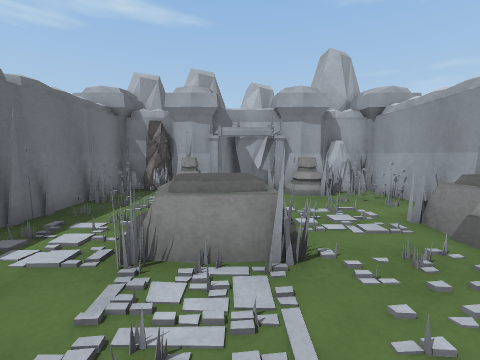
View 1 (above)

12 first-person views from a walk through a 3-D level made in the Unity game engine. The camera is 1.3 m above the floor, tilts 6° down and sees 90° across. The floor is counted in squares, 1 m on a side. Each view is taken from the middle of a square. On the plan, view 1 faces up. The plan holds only what a view shows up to about 12 squares ahead; the rest is blank. The place goes on beyond the plan. Some surface patterns are stand-ins.

View 2
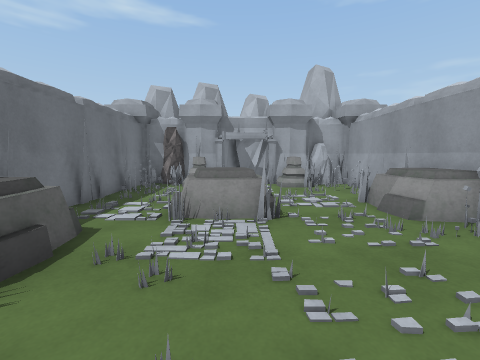

View 3
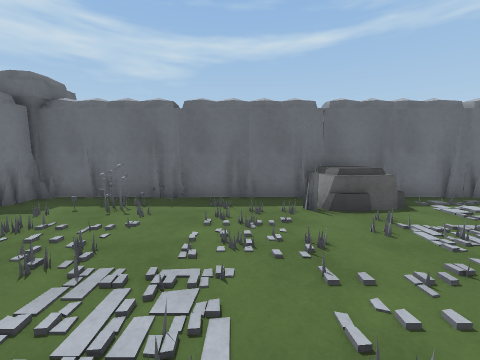

View 4
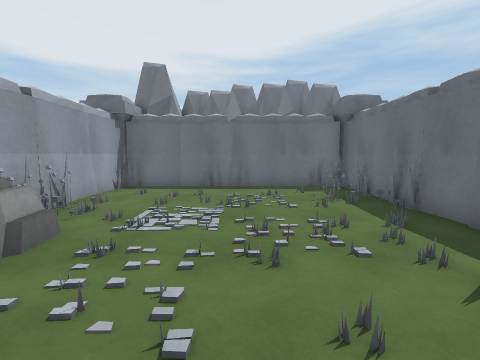

View 5
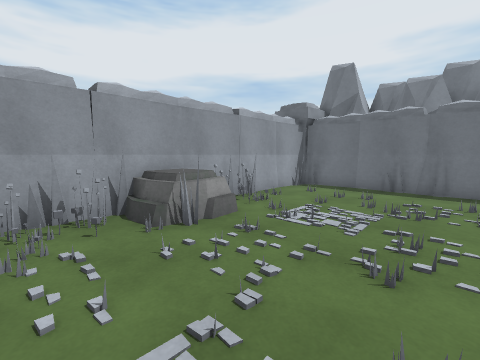

View 6
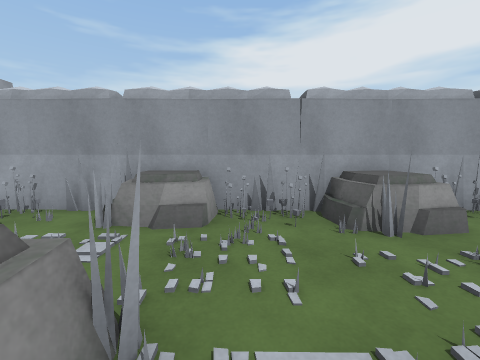

View 7
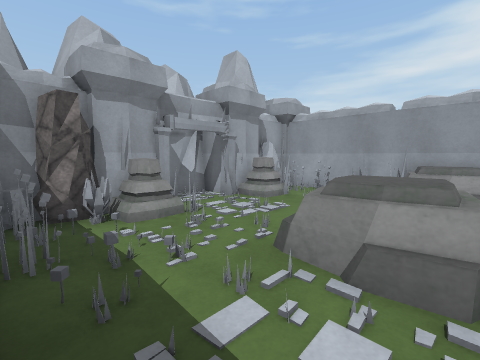

View 8
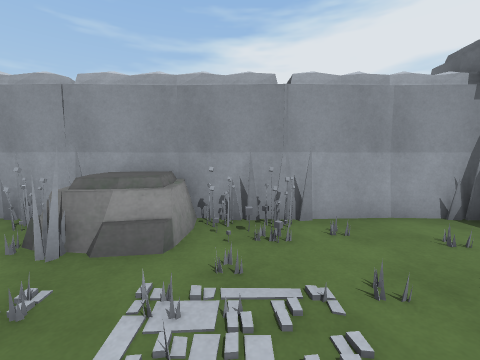

View 9
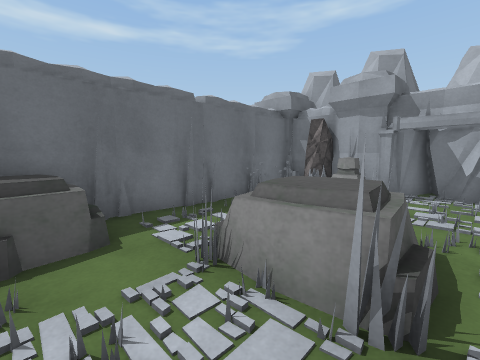

View 10
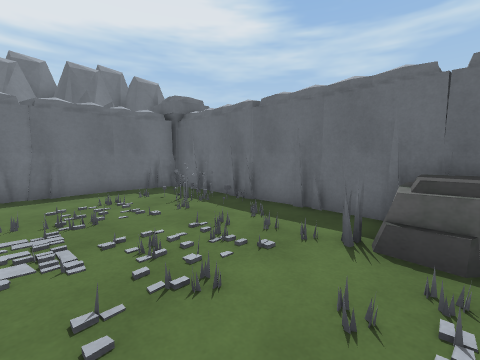

View 11
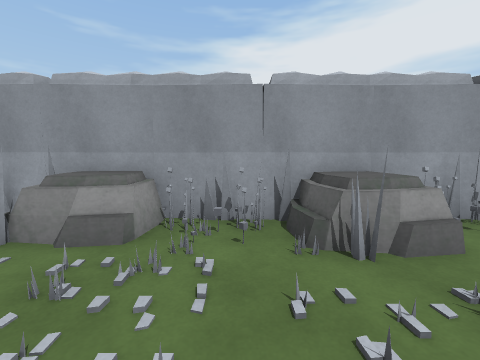

View 12
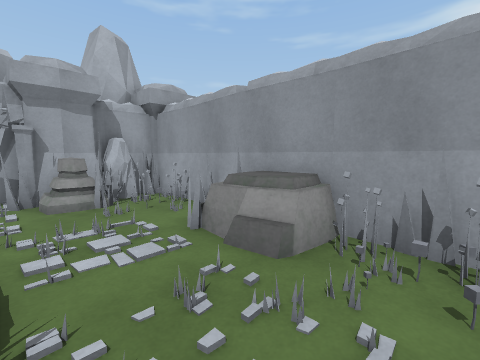

### Floor plan
Key: @ floor where view 1 was taken; # wall or solid block; . main floor; : floor 0.25 m higher than the main floor; / step, stairs or slope; R rock; O other object.
Columns run from 6 left of view 1 to 6 right of it. Each row starts with its distance up from view 1.
 10 O  OOOOO#OO O
  9 O#OR##OOO#O#O
  8 O#ORRO  RRO#O
  7 OOO/.......OO
  6 O#O//......#O
  5  #O..:....OOO
  4  #O..RRR..RRO
  3  #...RRO..RR
  2  OOO......O#O
  1  OOO......O#
  0  ORR..@..RR#O
 -1  #O......RRRO
 -2  #O.......R#O
 -3  #O.......O#
 -4  #O.......O#O
 -5  #OO.......#O
 -6  OO........ O
 -7  #O........#O
 -8 O#####O##O##O
 -9 O     O     O
-10 OO         OO

Where each view was taken, in squares from view 1:
view 1: 0 up, 0 right, facing up
view 2: 2 down, 0 right, facing up
view 3: 2 down, 3 right, facing left
view 4: 2 up, 0 right, facing down
view 5: 2 up, 1 left, facing down-right
view 6: 2 up, 1 left, facing right
view 7: 3 up, 4 left, facing up-right
view 8: 3 down, 0 right, facing right
view 9: 1 up, 1 right, facing up-left
view 10: 1 up, 1 right, facing down-left
view 11: 1 up, 0 right, facing right
view 12: 1 up, 1 right, facing up-right
